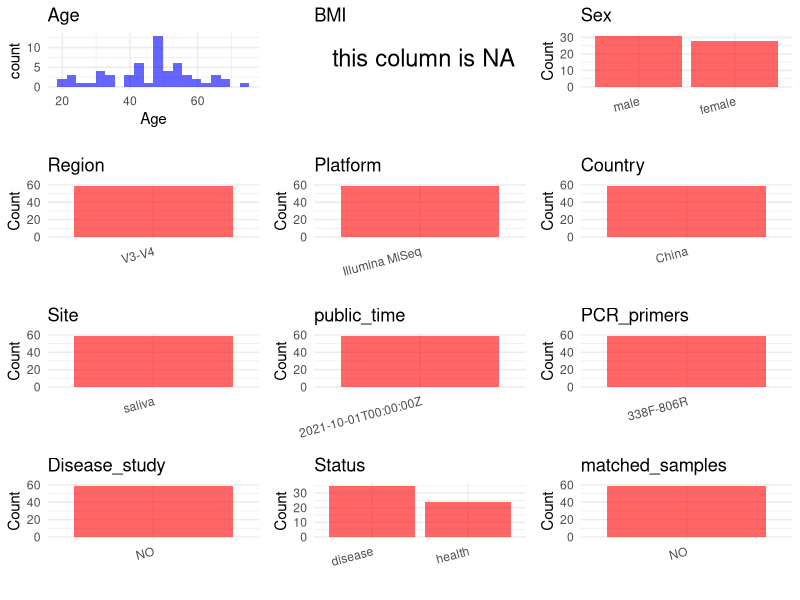

Generate this figure with R: (Note: this script raises an error after producing the figure.)
## ---- chunk 1
# Load necessary libraries
library(dplyr)
library(ggplot2)
library(cowplot)

# Set working directory (update this path to your local directory)
setwd("D:/oral_project/PRJNA750937")

# Read the initial metadata files
initial_meta<-read.csv("SraRunTable.csv",header = T)

# Combine the two metadata files
#meta <- rbind(initial_meta, initial_meta1)

#Remove entries where Organism is "gut metagenome" (non-oral samples)
#initial_meta <- subset(initial_meta,isolation_source!= "feces")

# Check the number of samples containing "HT" in Sample.Name (e.g., healthy controls)
#nrow(subset(meta, grepl("HT", Sample.Name)))

# Display the first few rows of the metadata
head(initial_meta)
## ---- chunk 2
# Create a uniform metadata dataframe
metadata <- data.frame(
  BioProject = initial_meta$BioProject,
  Run = initial_meta$Run,
  sample_name = initial_meta$Sample.Name,
  Age = initial_meta$AGE,
  BMI = NA,
  Sex=initial_meta$sex,
  Region = "V3-V4",
  Platform = initial_meta$Instrument,
  Country = "China",
  Site = initial_meta$tissue,
  public_time = initial_meta$ReleaseDate,
  stringsAsFactors = FALSE
)
## ---- chunk 3
# Add information obtained from the publication
metadata$PCR_primers <- "338F-806R"
metadata$title <- "Association Between Oral Microbiota and Human Brain Glioma Grade A Case-Control Study"
#metadata<-subset(uniform_meta,Site!="feces")
metadata$Disease_study <- "NO"
# Assign disease status based on sample_name patterns
metadata$Status <- initial_meta$health_state
#extract subject id by remove prefix of sample_name
#metadata$sample_name <- gsub("[FSP].*", "", metadata$sample_name)
#get subjects id with Saliva available
keep_subjects<-subset(metadata,Site %in% c("saliva"))
#remove subjects without Saliva samples
metadata<-subset(metadata,sample_name %in% keep_subjects$sample_name)
#get subjects sampling counts
sample_counts <- table(metadata$sample_name)
# Create matched_samples column, any subjects have >=2 samples will be label "YES", otherwise "NO"
metadata$matched_samples <- ifelse(metadata$sample_name %in% names(sample_counts[sample_counts >= 2]), "YES", "NO")
metadata$Age<-gsub(" years","",metadata$Age)
metadata$Age<-as.numeric(metadata$Age)
## ---- chunk 4
# Check the number of unique runs and sample names
print(paste("Number of unique runs:", length(unique(metadata$Run))))
print(paste("Number of unique sample names:", length(unique(metadata$sample_name))))
## ---- chunk 5
# Select columns for visualization
plot_data <- metadata %>%
  select(-BioProject, -Run, -sample_name, -title)

# Function to create simple plots for each column
create_simple_plots <- function(data) {
  plots <- list()
  
  for (col in colnames(data)) {
    # Check if the column is all NA
    if (all(is.na(data[[col]]))) {
      # Create an empty plot with text indicating all NA
      p <- ggplot() +
        annotate("text", x = 0.5, y = 0.5, label = "this column is NA", size = 6) +
        labs(title = col) +
        theme_void()
    } else if (is.numeric(data[[col]])) {
      # Numeric variable: histogram
      p <- ggplot(data, aes(x = .data[[col]])) +
        geom_histogram(fill = "blue", alpha = 0.6, bins = 20, na.rm = TRUE) +
        labs(title = col) +
        theme_minimal()
    } else {
      # Categorical variable: bar plot (remove NA values)
      count_data <- as.data.frame(table(data[[col]], useNA = "ifany"))
      p <- ggplot(count_data, aes(x = reorder(Var1, -Freq), y = Freq)) +
        geom_col(fill = "red", alpha = 0.6) +
        labs(title = col, x = NULL, y = "Count") +
        theme_minimal() +
        theme(axis.text.x = element_text(angle = 15, hjust = 1))
    }
    plots[[col]] <- p
  }
  
  return(plots)
}

# Generate and arrange plots
plots <- create_simple_plots(plot_data)
p<-plot_grid(plots$Age, 
          plots$BMI, 
          plots$Sex, 
          plots$Region, 
          plots$Platform, 
          plots$Country, 
          plots$Site,
          plots$public_time, 
          plots$PCR_primers,
          plots$Disease_study,
          plots$Status,
          plots$matched_samples,# add 
          ncol = 3, align = "hv", axis = "lb")
ggsave("Metadata_Summary.png", plot = p, width = 8, height = 6, dpi = 150)
## ---- chunk 6
knitr::include_graphics("Metadata_Summary.png")
## ---- chunk 7
# Reorder columns to match the desired format
metadata <- metadata[, c(
  "BioProject", "Run", "sample_name", "Age", "BMI", "Sex", 
  "Region", "Platform", "Country", "Site", "public_time", 
  "PCR_primers", "title", "Disease_study", "Status","matched_samples"
)]

# Export the uniform metadata to a CSV file
write.csv(metadata, file = "metadata.csv", quote = FALSE)
head(metadata)
